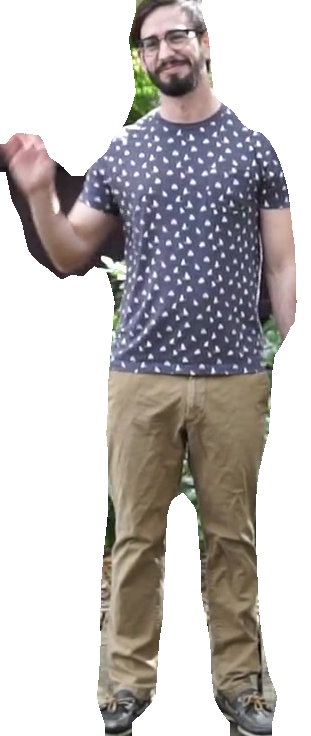
#> input picture wave-input/00001.png, 311 x 736 px; its folder holds 4 pictures in this run
$ python create-gif.py
#> lines starting #> are read from the running program, lines starting #| are printed output that depends on the picture
import glob
from PIL import Image

maxW = 0
maxH = 0

DIRECTORY = 'wave-input'

numFiles = len(glob.glob(DIRECTORY + '/*.png'))

for num in range(numFiles - 1):
    im = Image.open(DIRECTORY + '/%05d.png' % (num + 1))
#> im is the input picture: PIL image 311x736 RGBA; mean R, G, B, A 125.4, 123.4, 111.2, 123.8
    if im.width > maxW:
        maxW = im.width
#> maxW = 311
    if im.height > maxH:
        maxH = im.height
#> maxH = 736
#> pass 2 of the loop `for num in range(numFiles - 1):`:
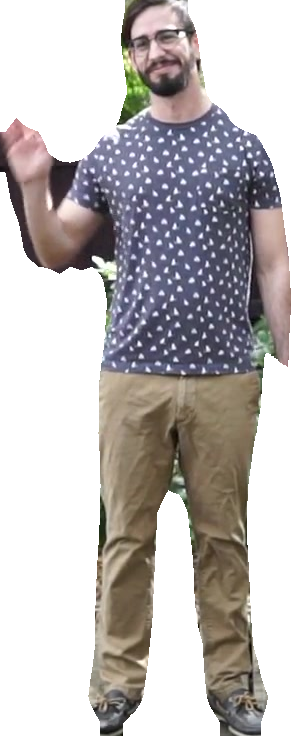
#> input picture wave-input/00002.png, 304 x 736 px
#> im is the input picture: PIL image 304x736 RGBA; mean R, G, B, A 125.9, 123.6, 111.7, 125.5
#> pass 3 of the loop `for num in range(numFiles - 1):`:
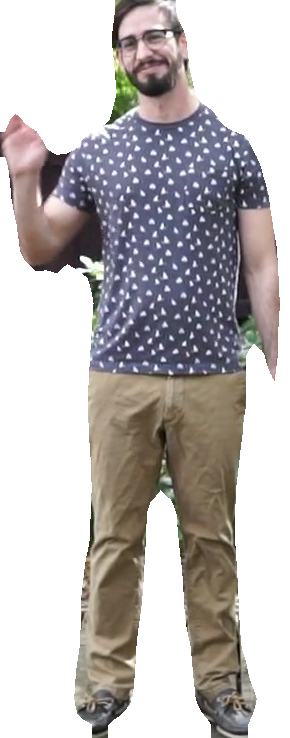
#> input picture wave-input/00003.png, 290 x 738 px
#> im is the input picture: PIL image 290x738 RGBA; mean R, G, B, A 126.3, 123.6, 112.3, 130

for num in range(numFiles - 1):
    each_image = Image.new("RGBA", (maxW, maxH))
#> each_image: PIL image 311x738 RGBA; every value is 0
    im = Image.open(DIRECTORY + '/%05d.png' % (num + 1))
    each_image.paste(im, (0,0))
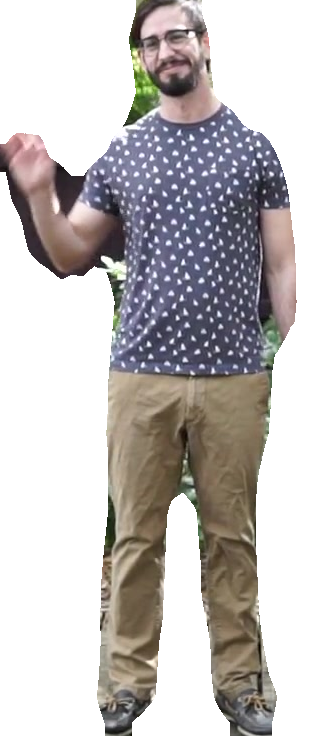
#> each_image: PIL image 311x738 RGBA; mean R, G, B, A 125.1, 123.1, 110.9, 123.4; transparent parts drawn white
    each_image.save('gifready/%05d.png' % num)
#> pass 2 of the loop `for num in range(numFiles - 1):`:
#> `each_image.paste(im, (0,0))`:
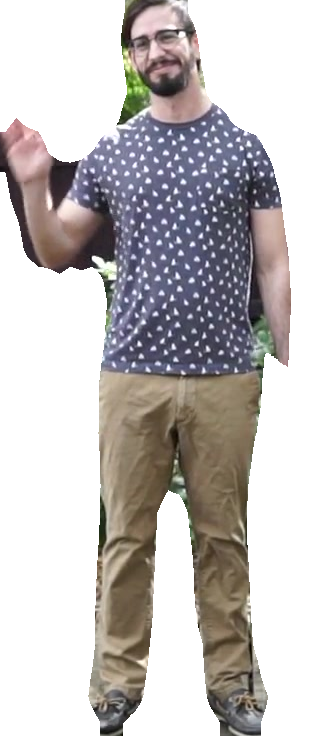
#> each_image: PIL image 311x738 RGBA; mean R, G, B, A 122.7, 120.5, 108.9, 122.4; transparent parts drawn white
#> pass 3 of the loop `for num in range(numFiles - 1):`:
#> `each_image.paste(im, (0,0))`:
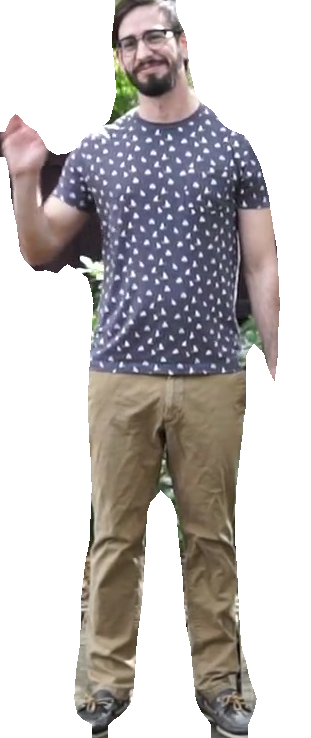
#> each_image: PIL image 311x738 RGBA; mean R, G, B, A 117.7, 115.3, 104.8, 121.3; transparent parts drawn white
